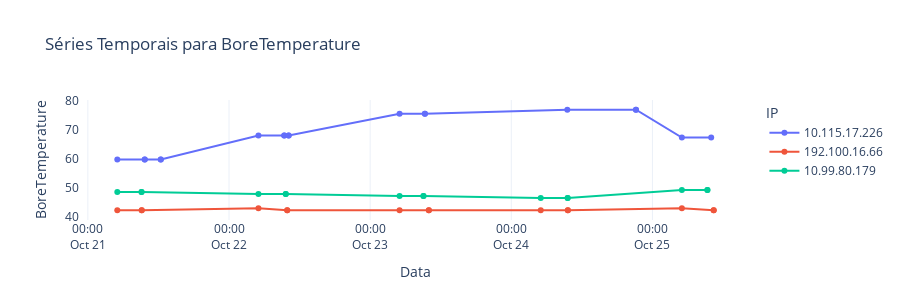

This figure's notebook cell:
### Markdown cell above
#### Visualizando as séries temporais selecionadas

### Code cell
fig = px.line(
    df[df["IP"].isin(selected_ips)].sort_index(), 
    y="BoreTemperature", 
    line_group="IP", 
    color="IP", 
    markers=True,
    hover_data=["IP"],
    title="Séries Temporais para BoreTemperature",
    height=300
)
fig.update_traces(
    hovertemplate="<br>%{x|%H:%M - %d/%m}<br>IP: %{customdata[0]}<br>BoreTemperature: %{y}<extra></extra>"
)
fig.update_layout(
    yaxis=dict(showgrid=False),
    xaxis=(dict(dtick="d", tickformat="%b %d"))
)
fig.show(renderer="colab")

### Figure 1 — Plotly figure (JSON) as saved in the notebook; plotly's stock layout.template omitted (floating-point values rounded to 4 significant figures)
{"data": [{"customdata": [["10.115.17.226"], ["10.115.17.226"], ["10.115.17.226"], ["10.115.17.226"], ["10.115.17.226"], ["10.115.17.226"], ["10.115.17.226"], ["10.115.17.226"], ["10.115.17.226"], ["10.115.17.226"], ["10.115.17.226"], ["10.115.17.226"], ["10.115.17.226"], ["10.115.17.226"], ["10.115.17.226"], ["10.115.17.226"], ["10.115.17.226"], ["10.115.17.226"]], "hovertemplate": "<br>%{x|%H:%M - %d/%m}<br>IP: %{customdata[0]}<br>BoreTemperature: %{y}<extra></extra>", "legendgroup": "10.115.17.226", "line": {"color": "#636efa", "dash": "solid"}, "marker": {"symbol": "circle"}, "mode": "lines+markers", "name": "10.115.17.226", "orientation": "v", "showlegend": true, "type": "scatter", "x": ["2022-10-21T05:00:18", "2022-10-21T09:40:14", "2022-10-21T09:40:24", "2022-10-21T12:23:49", "2022-10-21T12:24:24", "2022-10-22T05:00:19", "2022-10-22T09:23:23", "2022-10-22T09:23:33", "2022-10-22T10:08:28", "2022-10-22T10:09:01", "2022-10-23T05:00:18", "2022-10-23T09:18:40", "2022-10-23T09:18:51", "2022-10-24T09:31:44", "2022-10-24T21:11:51", "2022-10-24T21:12:27", "2022-10-25T05:00:18", "2022-10-25T09:59:37"], "xaxis": "x", "y": [59.8, 59.8, 59.8, 59.8, 59.8, 68.1, 68.1, 68.1, 68.1, 68.1, 75.6, 75.6, 75.6, 77, 77, 77, 67.4, 67.4], "yaxis": "y"}, {"customdata": [["192.100.16.66"], ["192.100.16.66"], ["192.100.16.66"], ["192.100.16.66"], ["192.100.16.66"], ["192.100.16.66"], ["192.100.16.66"], ["192.100.16.66"], ["192.100.16.66"], ["192.100.16.66"], ["192.100.16.66"], ["192.100.16.66"], ["192.100.16.66"], ["192.100.16.66"], ["192.100.16.66"]], "hovertemplate": "<br>%{x|%H:%M - %d/%m}<br>IP: %{customdata[0]}<br>BoreTemperature: %{y}<extra></extra>", "legendgroup": "192.100.16.66", "line": {"color": "#EF553B", "dash": "solid"}, "marker": {"symbol": "circle"}, "mode": "lines+markers", "name": "192.100.16.66", "orientation": "v", "showlegend": true, "type": "scatter", "x": ["2022-10-21T05:00:20", "2022-10-21T09:09:10", "2022-10-21T09:09:36", "2022-10-22T05:00:21", "2022-10-22T09:53:40", "2022-10-22T09:54:05", "2022-10-23T05:00:20", "2022-10-23T09:58:51", "2022-10-23T09:59:16", "2022-10-24T05:00:21", "2022-10-24T09:36:59", "2022-10-24T09:37:24", "2022-10-25T05:00:20", "2022-10-25T10:24:46", "2022-10-25T10:25:11"], "xaxis": "x", "y": [42.3, 42.3, 42.3, 43, 42.3, 42.3, 42.3, 42.3, 42.3, 42.3, 42.3, 42.3, 43, 42.3, 42.3], "yaxis": "y"}, {"customdata": [["10.99.80.179"], ["10.99.80.179"], ["10.99.80.179"], ["10.99.80.179"], ["10.99.80.179"], ["10.99.80.179"], ["10.99.80.179"], ["10.99.80.179"], ["10.99.80.179"], ["10.99.80.179"], ["10.99.80.179"], ["10.99.80.179"], ["10.99.80.179"], ["10.99.80.179"], ["10.99.80.179"]], "hovertemplate": "<br>%{x|%H:%M - %d/%m}<br>IP: %{customdata[0]}<br>BoreTemperature: %{y}<extra></extra>", "legendgroup": "10.99.80.179", "line": {"color": "#00cc96", "dash": "solid"}, "marker": {"symbol": "circle"}, "mode": "lines+markers", "name": "10.99.80.179", "orientation": "v", "showlegend": true, "type": "scatter", "x": ["2022-10-21T05:00:27", "2022-10-21T09:07:21", "2022-10-21T09:07:44", "2022-10-22T05:00:26", "2022-10-22T09:38:52", "2022-10-22T09:39:15", "2022-10-23T05:00:26", "2022-10-23T09:03:57", "2022-10-23T09:04:20", "2022-10-24T05:00:27", "2022-10-24T09:34:58", "2022-10-24T09:35:21", "2022-10-25T05:00:27", "2022-10-25T09:20:42", "2022-10-25T09:21:07"], "xaxis": "x", "y": [48.6, 48.6, 48.6, 47.9, 47.9, 47.9, 47.2, 47.2, 47.2, 46.5, 46.5, 46.5, 49.3, 49.3, 49.3], "yaxis": "y"}], "layout": {"height": 300, "legend": {"title": {"text": "IP"}, "tracegroupgap": 0}, "title": {"text": "Séries Temporais para BoreTemperature"}, "xaxis": {"anchor": "y", "domain": [0, 1], "dtick": "d", "tickformat": "%H:%M<br>%b %d", "title": {"text": "Data"}}, "yaxis": {"anchor": "x", "domain": [0, 1], "showgrid": false, "title": {"text": "BoreTemperature"}}}}
